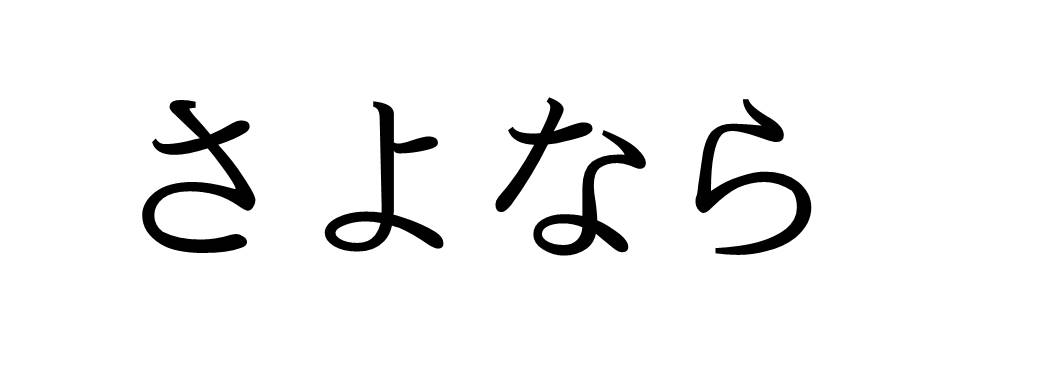
%> input picture sayonara2.jpg, 1045 x 386 px
$ octave ocr.m   (GNU Octave 9; MATLAB toolbox functions it lacks are replaced by stand-ins)
%> lines starting %> are read from the running program, lines starting %| are printed output that depends on the picture; in (x1, y1, x2, y2) boxes, pixels count from 0 and x2, y2 are one past the last pixel; in counts of white or black regions, pixels touching at a corner belong together; the program's own positions count from 1
### showboxes.m
function showboxes(im, boxes, map, out)
% Draw bounding boxes on top of an image.
%   showboxes(im, boxes, out)
%
%   If out is given, a pdf of the image is generated (requires export_fig).

if nargin > 3
  % different settings for producing pdfs
  print = true;
  %wwidth = 2.25;
  %cwidth = 1.25;
  cwidth = 1.4;
  wwidth = cwidth + 1.1;
  imsz = size(im);
  % resize so that the image is 300 pixels per inch
  % and 1.2 inches tall
  scale = 1.2 / (imsz(1)/300);
  im = imresize(im, scale, 'method', 'cubic');
  %f = fspecial('gaussian', [3 3], 0.5);
  %im = imfilter(im, f);
  boxes = (boxes-1)*scale+1;
else
  print = false;
  cwidth = 2;
end

imshow(im);
% image(im);
% colormap(map);
if print
  truesize(gcf);
end
axis image;
axis off;
set(gcf, 'Color', 'white');

if ~isempty(boxes)
  numfilters = floor(size(boxes, 2)/4);
  if print
    % if printing, increase the contrast around the boxes
    % by printing a white box under each color box
    for i = 1:numfilters
      x1 = boxes(:,1+(i-1)*4);
      y1 = boxes(:,2+(i-1)*4);
      x2 = boxes(:,3+(i-1)*4);
      y2 = boxes(:,4+(i-1)*4);
      % remove unused filters
      del = find(((x1 == 0) .* (x2 == 0) .* (y1 == 0) .* (y2 == 0)) == 1);
      x1(del) = [];
      x2(del) = [];
      y1(del) = [];
      y2(del) = [];
      if i == 1
        w = wwidth;
      else
        w = wwidth;
      end

% [4 lines of commented-out code are left out]
        c = 'w';
%      end

      line([x1 x1 x2 x2 x1]', [y1 y2 y2 y1 y1]', 'color', c, 'linewidth', w);
    end
  end
  % draw the boxes with the detection window on top (reverse order)
  for i = numfilters:-1:1
    x1 = boxes(:,1+(i-1)*4);
    y1 = boxes(:,2+(i-1)*4);
    x2 = boxes(:,3+(i-1)*4);
    y2 = boxes(:,4+(i-1)*4);
    % remove unused filters
    del = find(((x1 == 0) .* (x2 == 0) .* (y1 == 0) .* (y2 == 0)) == 1);
    x1(del) = [];
    x2(del) = [];
    y1(del) = [];
    y2(del) = [];
    if i == 1
      c = 'r'; %[160/255 0 0];
      s = '-';
%    elseif i ==  13+1 || i == 14+1
%      c = 'c';
%      s = '--';
    else
      c = 'b';
      s = '-';
    end
    line([x1 x1 x2 x2 x1]', [y1 y2 y2 y1 y1]', 'color', c, 'linewidth', cwidth, 'linestyle', s);
  end
end

% save to pdf
if print
  % requires export_fig from http://www.mathworks.com/matlabcentral/fileexchange/23629-exportfig
  export_fig([out]);
end

### kanaRecognition.m
function [kana, confidences] = kanaHOG(imarray)
addpath Q2codeHOG/utils
images = dir('cropped_kana/*.jpg');
confidences= zeros(1, length(imarray));
kana = repmat({''}, 1, length(imarray));
for i = 1:length(imarray)
    %Run hog on each character for each bound in the array.
    search_im = imarray{i};
    search_im = cat(3, search_im, search_im, search_im);

    for j=1:length(images)
        name = getfield(images(j), 'name');
        [I, map] = imread(strcat('cropped_kana/',name));

        % read waldo image
        wim = cat(3, I, I,I);

        % resize image (resizing waldo is important,
        % try with differnet resize ratios (e.g. 0.05, 0.1, 0.15) to see the effect)
        wimSize = size(wim);
        searchImSize = size(search_im);
        ratio = min(searchImSize(1)/wimSize(1), searchImSize(2)/wimSize(2));
        wim=imresize(wim,ratio);

        wimSize = size(wim);
        searchImSize = size(search_im);
        if wimSize(1) > searchImSize(1);
            wim= wim(1:searchImSize(1),:,:);
        end
        if wimSize(2) > searchImSize(2);
            wim=wim(:,1:searchImSize(2),:);
        end

%         size(wim)
%         size(search_im)
%         name
        % extract hog features,
        % and create a filter from hog features
        waldo_hog = hog(wim);
        waldo_filter = get_hog_filter(waldo_hog);

        % read search image and extract hog features
        image_hog = hog(search_im);

        % obtain top K localizations of waldo in the example image
        topK = 5;
        [bboxes, heatmap] = detect_object(image_hog,waldo_filter,topK);

        if confidences(i) < bboxes(1, 5)
            confidences(i) = bboxes(1,5);
            kana{i} = name;
        end
        % [16 lines of commented-out code are left out]


    end
end

### Q2codeHOG/hog.m
function h = hog(im)
    h = features(double(im),8);
end

### ocr.m
[I, map] = imread('sayonara2.jpg');
%> I is the input picture: size 386x1045 uint8; min 0, max 255, mean 242.4
%> map = []

%Binarization
%turn image into black and white
BW = im2double(im2bw(I, 0.9));
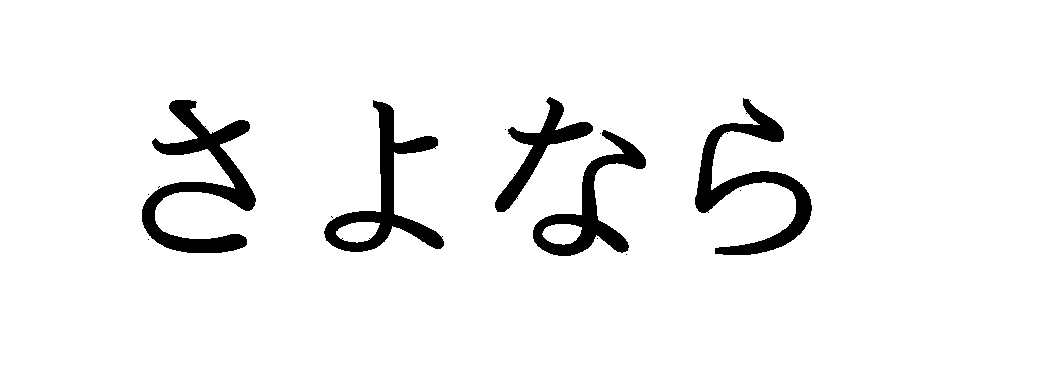
%> BW: size 386x1045 double; values 0 (black) and 1 (white), 94.7% white; 15 black regions (10 under 20 px), largest, box (x1, y1, x2, y2) and area: (142, 100, 256, 253) 5752, (695, 98, 812, 255) 4907, (324, 100, 444, 252) 4399, (533, 130, 646, 256) 3722, (495, 97, 593, 212) 2615
inv_BW = 1-BW;

%Segmentation

row_start = [];
row_end = [];
%horizontal pixel scan, find top/bottom of each row (any row with a black pixel)
BW_row_sum = sum(inv_BW,2);
%> BW_row_sum = 386 values, max 266 at index 245, min 0 at index 1, mean 55.46
flag = 0;

for n=1:length(BW_row_sum)
    if flag==0 && BW_row_sum(n)~=0
        row_start = [row_start n];
        flag = 1;
    elseif flag~=0 && BW_row_sum(n)==0
        row_end = [row_end n-1];
        flag = 0;
    end
end
%> after the loop, flag = 0; row_end = 256; row_start = 98
% edge case, if row ends at bottom of image, need to save final row_end
% index
if BW_row_sum(length(BW_row_sum))>0
    row_end = [row_end length(BW_row_sum)];
end

%per row: vertical scan, find left/right of each character (any column with a single black pixel)
col_start = {};
col_end = {};

for m=1:length(row_start)
    % retrieve section of inverse image that is the row
    BW_col = inv_BW(row_start(m):row_end(m),:);
    BW_col_sum = sum(BW_col);
    flag = 0;
    col_start{m} = [];
    col_end{m} = [];
    for n=1:length(BW_col_sum)
        if flag==0 && BW_col_sum(n)~=0
            col_start{m} = [col_start{m} n];
            flag = 1;
        elseif flag~=0 && BW_col_sum(n)==0
            col_end{m} = [col_end{m} n-1];
            flag = 0;
        end
    end
    % edge case, if row ends at bottom of image, need to save final row_end
    % index
    if BW_col_sum(length(BW_col_sum))>0
        col_end{m} = [col_end{m} length(BW_col_sum)];
    end
end
%> this loop made 1 pass
%> pass 1, `BW_col = inv_BW(row_start(m):row_end(m),:);`:
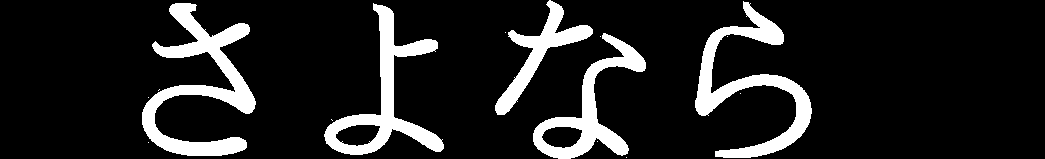
%> BW_col: size 159x1045 double; values 0 (black) and 1 (white), 12.9% white; 15 white regions (10 under 20 px), largest, box (x1, y1, x2, y2) and area: (142, 3, 256, 156) 5752, (695, 1, 812, 158) 4907, (324, 3, 444, 155) 4399, (533, 33, 646, 159) 3722, (495, 0, 593, 115) 2615
%> after the loop, col_end = {[256 444 646 812]}; col_start = {[143 325 496 696]}

%draw bounding boxes
bboxes = [];
for n=1:length(row_start)
    for m=1:length(col_start{n})
        bboxes=[bboxes; col_start{n}(m) row_start(n) col_end{n}(m) row_end(n)];
    end
end
%> after the loop, bboxes = [143 98 256 256; 325 98 444 256; 496 98 646 256; 696 98 812 256]
showboxes(BW,bboxes,map);
%> in showboxes, `numfilters = floor(size(boxes, 2)/4);`: numfilters = 1
%> the loop in showboxes, `for i = numfilters:-1:1` made 1 pass
%> (c, s) on pass 1: ('r', '-')
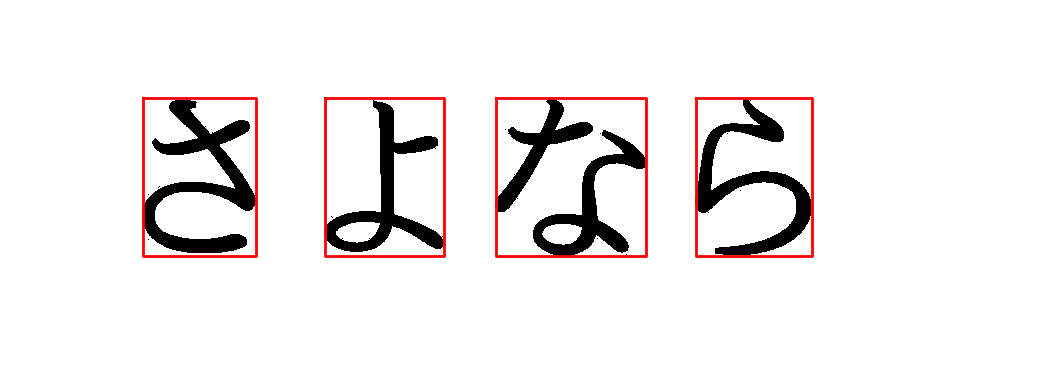
%> figure redrawn from the program's plot data

%crop characters out of each image
cropped_characters = {};
for n=1:length(row_start)
    for m=1:length(col_start{n})
        %figure, imshow(BW(row_start(n):row_end(n), col_start{n}(m):col_end{n}(m)));
        cropped_characters = [cropped_characters, BW(row_start(n):row_end(n), col_start{n}(m):col_end{n}(m))];
    end
end
%> after the loop, cropped_characters = 4 items

%Character recognition
[kana, conf] = kanaRecognition(cropped_characters)
%> in kanaHOG, `kana = repmat({''}, 1, length(imarray));`: kana = {'', '', '', ''}
%> in kanaHOG, `search_im = imarray{i};`:
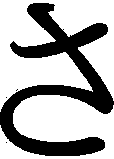
%> search_im: size 159x114 double; values 0 (black) and 1 (white), 68.2% white; 4 black regions (3 under 20 px), largest, box (x1, y1, x2, y2) and area: (0, 3, 114, 156) 5752
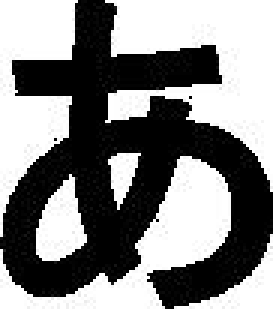
%> input picture cropped_kana/a.jpg, 91 x 103 px (shown 3 times larger)
%> in kanaHOG, I is the input picture: size 103x91 uint8; min 0, max 255, mean 132.1
%> in kanaHOG, `[I, map] = imread(strcat('cropped_kana/',name));`: map = []
%> in kanaHOG, `wim=imresize(wim,ratio);`:
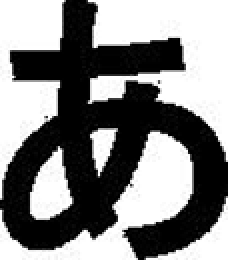
%> wim: size 130x114x3 uint8 (shown 2 times larger); min 0, max 255, mean 132.2
%> the run ends on the next line
